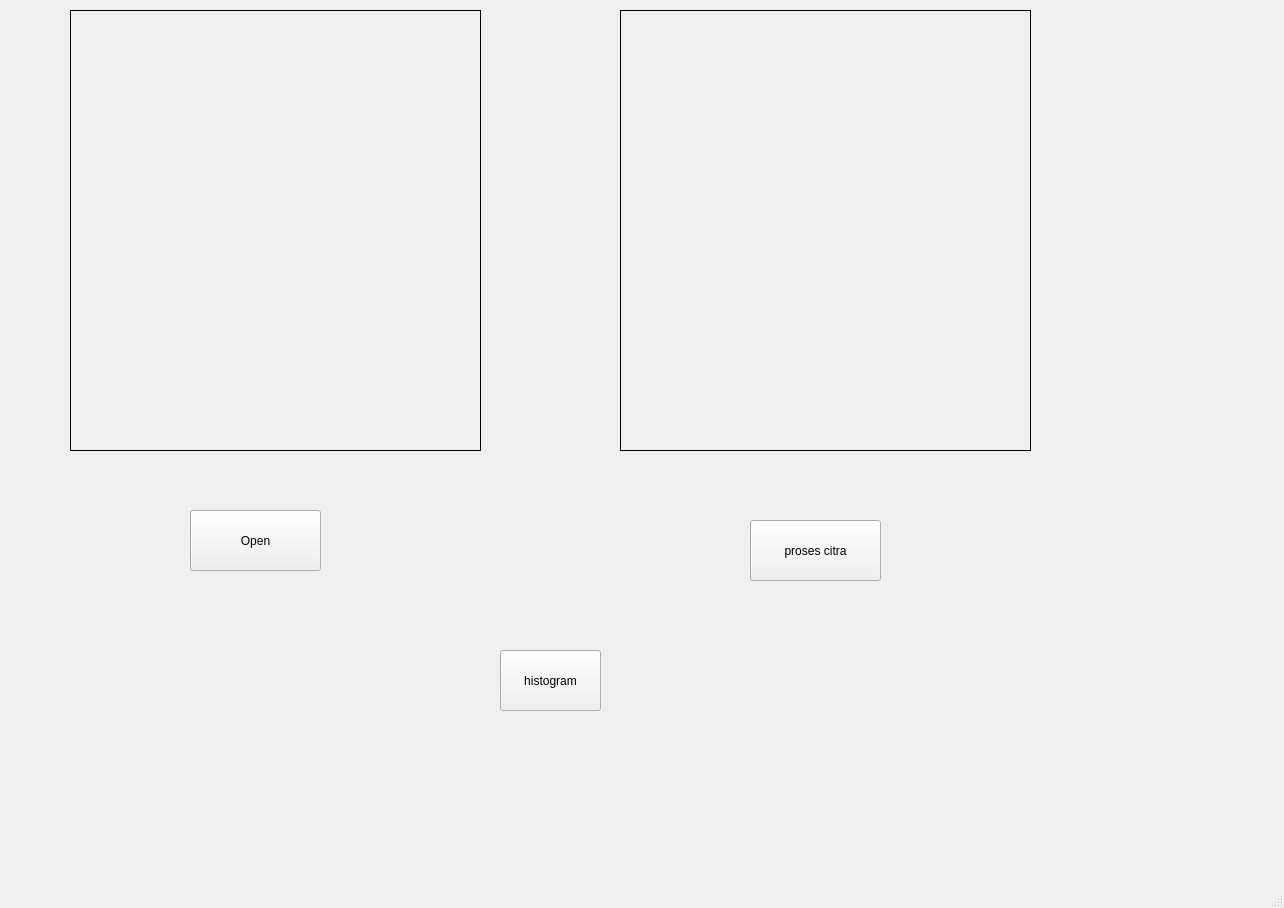
<?xml version="1.0" encoding="UTF-8"?>
<ui version="4.0">
 <class>MainWindow</class>
 <widget class="QMainWindow" name="MainWindow">
  <property name="geometry">
   <rect>
    <x>0</x>
    <y>0</y>
    <width>1284</width>
    <height>908</height>
   </rect>
  </property>
  <property name="windowTitle">
   <string>MainWindow</string>
  </property>
  <widget class="QWidget" name="centralwidget">
   <widget class="QPushButton" name="button_loadcitra">
    <property name="geometry">
     <rect>
      <x>190</x>
      <y>510</y>
      <width>131</width>
      <height>61</height>
     </rect>
    </property>
    <property name="text">
     <string>Open</string>
    </property>
   </widget>
   <widget class="QLabel" name="label">
    <property name="geometry">
     <rect>
      <x>70</x>
      <y>10</y>
      <width>411</width>
      <height>441</height>
     </rect>
    </property>
    <property name="frameShape">
     <enum>QFrame::Box</enum>
    </property>
    <property name="text">
     <string/>
    </property>
   </widget>
   <widget class="QLabel" name="label_2">
    <property name="geometry">
     <rect>
      <x>620</x>
      <y>10</y>
      <width>411</width>
      <height>441</height>
     </rect>
    </property>
    <property name="frameShape">
     <enum>QFrame::Box</enum>
    </property>
    <property name="text">
     <string/>
    </property>
   </widget>
   <widget class="QPushButton" name="button_prosescitra">
    <property name="geometry">
     <rect>
      <x>750</x>
      <y>520</y>
      <width>131</width>
      <height>61</height>
     </rect>
    </property>
    <property name="text">
     <string>proses citra</string>
    </property>
   </widget>
   <widget class="QPushButton" name="pushButton">
    <property name="geometry">
     <rect>
      <x>500</x>
      <y>650</y>
      <width>101</width>
      <height>61</height>
     </rect>
    </property>
    <property name="text">
     <string>histogram</string>
    </property>
   </widget>
  </widget>
  <widget class="QMenuBar" name="menubar">
   <property name="geometry">
    <rect>
     <x>0</x>
     <y>0</y>
     <width>1284</width>
     <height>26</height>
    </rect>
   </property>
  </widget>
  <widget class="QStatusBar" name="statusbar"/>
  <action name="actionOperasi_Pencerahan">
   <property name="text">
    <string>Operasi Pencerahan</string>
   </property>
  </action>
  <action name="actionSimple_Contrast">
   <property name="text">
    <string>Simple Contrast</string>
   </property>
  </action>
  <action name="actionContrast_Streching">
   <property name="text">
    <string>Contrast Streching</string>
   </property>
  </action>
  <action name="actionNegative_Triggered">
   <property name="text">
    <string>Negative Triggered</string>
   </property>
  </action>
  <action name="actionnegative">
   <property name="text">
    <string>negative</string>
   </property>
  </action>
  <action name="actionoperasi_biner">
   <property name="text">
    <string>operasi biner</string>
   </property>
  </action>
  <action name="actionhistogram_Grayscale">
   <property name="text">
    <string>histogram Grayscale</string>
   </property>
  </action>
  <action name="actionHistogram_RGB">
   <property name="text">
    <string>Histogram RGB</string>
   </property>
  </action>
  <action name="actionHistogram_Equalization">
   <property name="text">
    <string>Histogram Equalization</string>
   </property>
  </action>
  <action name="actionTranslasi">
   <property name="text">
    <string>Translasi</string>
   </property>
  </action>
  <action name="action90_derajat">
   <property name="text">
    <string>90 derajat</string>
   </property>
  </action>
  <action name="action_90_derajat">
   <property name="text">
    <string>-90 derajat</string>
   </property>
  </action>
  <action name="action_45_derajat">
   <property name="text">
    <string>-45 derajat</string>
   </property>
  </action>
  <action name="action45_derajat">
   <property name="text">
    <string>45 derajat</string>
   </property>
  </action>
  <action name="action180">
   <property name="text">
    <string>180 derajat</string>
   </property>
  </action>
  <action name="action180_derajat">
   <property name="text">
    <string>180 derajat</string>
   </property>
  </action>
  <action name="actionRisize">
   <property name="text">
    <string>Risize</string>
   </property>
  </action>
  <action name="action2x">
   <property name="text">
    <string>2x</string>
   </property>
  </action>
  <action name="action3x">
   <property name="text">
    <string>3x</string>
   </property>
  </action>
  <action name="action4x">
   <property name="text">
    <string>4x</string>
   </property>
  </action>
  <action name="action1_2">
   <property name="text">
    <string>1/2</string>
   </property>
  </action>
  <action name="action1_4">
   <property name="text">
    <string>1/4</string>
   </property>
  </action>
  <action name="action3_4">
   <property name="text">
    <string>3/4</string>
   </property>
  </action>
  <action name="action900x400">
   <property name="text">
    <string>900x400</string>
   </property>
  </action>
  <action name="actionCrop">
   <property name="text">
    <string>Crop</string>
   </property>
  </action>
  <action name="actionTambah_Dan_Kurang">
   <property name="text">
    <string>Tambah Dan Kurang</string>
   </property>
  </action>
  <action name="actionOperasi_AND">
   <property name="text">
    <string>Operasi AND</string>
   </property>
  </action>
  <action name="actionKali_dan_Bagi">
   <property name="text">
    <string>Kali dan Bagi</string>
   </property>
  </action>
  <action name="actionKonvolusi_A">
   <property name="text">
    <string>Konvolusi A</string>
   </property>
  </action>
  <action name="actionKonvolusi_B">
   <property name="text">
    <string>Konvolusi B</string>
   </property>
  </action>
  <action name="actionKernel_1_4">
   <property name="text">
    <string>Kernel 1/4</string>
   </property>
  </action>
  <action name="actionKernel_1_9">
   <property name="text">
    <string>Kernel 1/9</string>
   </property>
  </action>
  <action name="actionGaussian_Filter">
   <property name="text">
    <string>Gaussian Filter</string>
   </property>
  </action>
  <action name="actionke_i">
   <property name="text">
    <string>ke i</string>
   </property>
  </action>
  <action name="actionke_ii">
   <property name="text">
    <string>ke ii</string>
   </property>
  </action>
  <action name="actionke_iii">
   <property name="text">
    <string>ke iii</string>
   </property>
  </action>
  <action name="actionke_iv">
   <property name="text">
    <string>ke iv</string>
   </property>
  </action>
  <action name="actionke_v">
   <property name="text">
    <string>ke v</string>
   </property>
  </action>
  <action name="actionke_vi">
   <property name="text">
    <string>ke vi</string>
   </property>
  </action>
  <action name="actionLaplace">
   <property name="text">
    <string>Laplace</string>
   </property>
  </action>
  <action name="actionMedianFilter">
   <property name="text">
    <string>MedianFilter</string>
   </property>
  </action>
  <action name="actionMaxFilter">
   <property name="text">
    <string>MaxFilter</string>
   </property>
  </action>
  <action name="actionMinFilter">
   <property name="text">
    <string>MinFilter</string>
   </property>
  </action>
  <action name="actionDFT_Smooting_Image">
   <property name="text">
    <string>DFT Smooting Image</string>
   </property>
  </action>
  <action name="actionDFT_Edge_Detection">
   <property name="text">
    <string>DFT Edge Detection</string>
   </property>
  </action>
  <action name="actionOperasi_Sobel">
   <property name="text">
    <string>Operasi Sobel</string>
   </property>
  </action>
  <action name="actionOperasi_Prewitt">
   <property name="text">
    <string>Operasi Prewitt</string>
   </property>
  </action>
  <action name="actionOperasi_Robert">
   <property name="text">
    <string>Operasi Robert</string>
   </property>
  </action>
  <action name="actionOperasi_Canny">
   <property name="text">
    <string>Operasi Canny</string>
   </property>
  </action>
  <action name="actionDelasi">
   <property name="text">
    <string>Delasi</string>
   </property>
  </action>
  <action name="actionErosi">
   <property name="text">
    <string>Erosi</string>
   </property>
  </action>
  <action name="actionOpening">
   <property name="text">
    <string>Opening</string>
   </property>
  </action>
  <action name="actionClosing">
   <property name="text">
    <string>Closing</string>
   </property>
  </action>
  <action name="actionSkeletonizing">
   <property name="text">
    <string>Skeletonizing</string>
   </property>
  </action>
  <action name="actionContur">
   <property name="text">
    <string>Contur</string>
   </property>
  </action>
  <action name="actionBinary">
   <property name="text">
    <string>Binary</string>
   </property>
  </action>
  <action name="actionBinary_Invers">
   <property name="text">
    <string>Binary Invers</string>
   </property>
  </action>
  <action name="actionTrunc">
   <property name="text">
    <string>Trunc</string>
   </property>
  </action>
  <action name="actionTo_Zero">
   <property name="text">
    <string>To Zero</string>
   </property>
  </action>
  <action name="actionTo_Zero_Invers">
   <property name="text">
    <string>To Zero Invers</string>
   </property>
  </action>
  <action name="actionMean_Thresholding">
   <property name="text">
    <string>Mean Thresholding</string>
   </property>
  </action>
  <action name="actionGaussian_Thresholding">
   <property name="text">
    <string>Gaussian Thresholding</string>
   </property>
  </action>
  <action name="actionOtsu_Thresholding">
   <property name="text">
    <string>Otsu Thresholding</string>
   </property>
  </action>
 </widget>
 <resources/>
 <connections/>
</ui>
